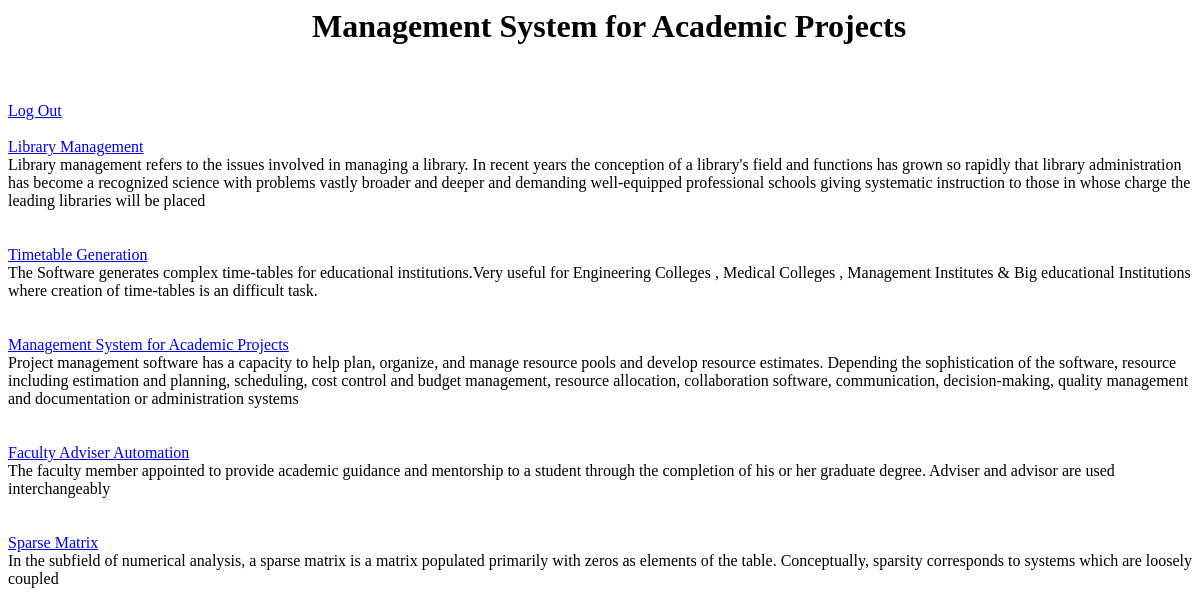
Screenshot of /home.php (signed in) with the database file from the repository.
### tables this page shows
CREATE TABLE IF NOT EXISTS `project` (
  `Name` varchar(255) NOT NULL,
  `id` int(255) NOT NULL AUTO_INCREMENT,
  `info` varchar(1000) NOT NULL,
  `author` varchar(50) NOT NULL,
  `guide` varchar(50) NOT NULL,
  `year` year(4) NOT NULL,
  `PL` varchar(20) NOT NULL,
  `domain` varchar(30) NOT NULL,
  `status` tinyint(1) NOT NULL,
  PRIMARY KEY (`id`)
);

### home.php (the view, shortened to what this page needs)
<html>
<head>
    <link href="css/style.css" rel="stylesheet" type="text/css"/>
</head>
<body>
<?php
echo "<h1>&nbsp;&nbsp;&nbsp;&nbsp;&nbsp;&nbsp;&nbsp;
&nbsp;&nbsp;&nbsp;&nbsp;&nbsp;&nbsp;&nbsp;&nbsp;&nbsp;
&nbsp;&nbsp;&nbsp;&nbsp;&nbsp;&nbsp;&nbsp;&nbsp;&nbsp;
&nbsp;&nbsp;&nbsp;&nbsp;&nbsp;&nbsp;&nbsp;&nbsp;&nbsp;
Management System for Academic Projects</h2><br><br>";
echo '<a href="logout.php">Log Out</a>';
echo "<br><br>";
$con=mysqli_connect("localhost","root","a","projects");
$result = mysqli_query($con,"SELECT * FROM project");
while($row = mysqli_fetch_array($result))
{
  $name = $row['Name'];
  $path = "http://localhost/SE/second.php?id=".$row['id']."";
  echo "<a href=$path>$name</a>";
  echo "<br />";
  echo $row['info'];
  echo "<br />";echo "<br />";echo "<br />";
}
?>
</body>
</html>

### rows the page displays
project: Name "Library Management", info "Library management refers to the issues involved in managing a library. In recent years the conception of a library's field and functions has grown so rapidly that library administration has become a recognized science with problems vastly broader and deeper and demanding well-equipped professional schools giving systematic instruction to those in whose charge the leading libraries will be placed"
project: Name "Timetable Generation", info "The Software generates complex time-tables for educational institutions.Very useful for Engineering Colleges , Medical Colleges , Management Institutes & Big educational Institutions where creation of time-tables is an difficult task."
project: Name "Management System for Academic Projects", info "Project management software has a capacity to help plan, organize, and manage resource pools and develop resource estimates. Depending the sophistication of the software, resource including estimation and planning, scheduling, cost control and budget management, resource allocation, collaboration software, communication, decision-making, quality management and documentation or administration systems"
project: Name "Faculty Adviser Automation", info "The faculty member appointed to provide academic guidance and mentorship to a student through the completion of his or her graduate degree. Adviser and advisor are used interchangeably"
project: Name "Sparse Matrix", info "In the subfield of numerical analysis, a sparse matrix is a matrix populated primarily with zeros as elements of the table. Conceptually, sparsity corresponds to systems which are loosely coupled"
